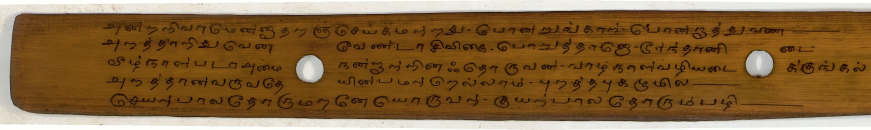
#> input picture image8c.png, 1741 x 259 px (shown at 1/2 size); its folder holds only this picture in this run
$ python -i app.py   (imports and definitions only)
#> lines starting #> are read from the running program, lines starting #| are printed output that depends on the picture; after the words box and inside, x2 and y2 are one past the last pixel; in counts of white or black regions, pixels touching at a corner belong together
#!/usr/bin/env python3
"""
Simple CLI runner for the line/character segmentation pipeline.
Saves intermediate and final outputs to the `outputs/` directory.
"""
import os
import argparse
import cv2
import numpy as np
import matplotlib.pyplot as plt
import tempfile
import io
import zipfile


def ensure_out(dirpath):
    if not os.path.exists(dirpath):
        os.makedirs(dirpath, exist_ok=True)


def save_gray(img, path):
    cv2.imwrite(path, img)


def save_color(img, path):
    cv2.imwrite(path, cv2.cvtColor(img, cv2.COLOR_RGB2BGR) if img.ndim == 3 else img)


def plot_and_save_projection(proj, path, title="Projection"):
    plt.figure(figsize=(10, 4))
    plt.plot(proj)
    plt.title(title)
    plt.xlabel('Index')
    plt.ylabel('Sum')
    plt.grid(True)
    plt.tight_layout()
    plt.savefig(path)
    plt.close()


def process_image(input_path, outdir='outputs'):
    """Process an image path and save outputs into outdir.

    Returns a dict of produced file paths.
    """
#> called with input_path = 'image8c.png', outdir = 'outputs'
    ensure_out(outdir)

    img = cv2.imread(input_path)
#> img is the input picture: shape (259, 1741, 3); mean B, G, R 59.6, 100.3, 132.8
    if img is None:
        raise RuntimeError(f'Failed to read image: {input_path}')

    gray = cv2.cvtColor(img, cv2.COLOR_BGR2GRAY) if img.ndim == 3 else img
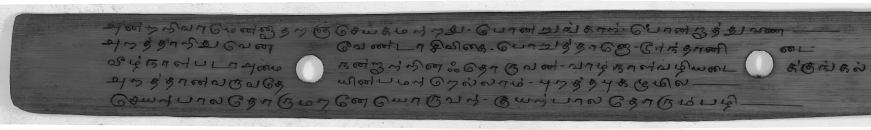
#> gray: shape (259, 1741) (shown at 1/2 size); min 6, max 255, mean 105.4

    results = {}

    # 1. Canny
    imgcanny = cv2.Canny(gray, 150, 200)
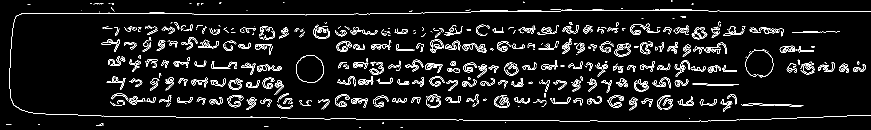
#> imgcanny: shape (259, 1741) (shown at 1/2 size); 5.9% white in thin lines or dots
    results['canny'] = os.path.join(outdir, 'canny.png')
    save_gray(imgcanny, results['canny'])

    # 2. Dilate
    kernel = np.ones((1, 2), np.uint8)
    imgdilate = cv2.dilate(imgcanny, kernel, iterations=2)
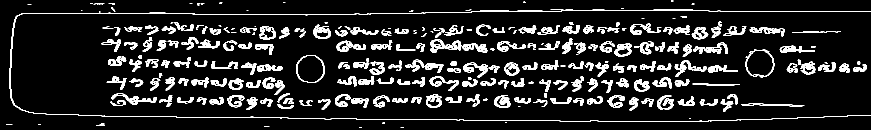
#> imgdilate: shape (259, 1741) (shown at 1/2 size); 10.9% white; 301 white regions (67 under 20 px)
    results['dilate'] = os.path.join(outdir, 'dilate.png')
    save_gray(imgdilate, results['dilate'])

    # 3. Threshold to binary
    _, imgbin = cv2.threshold(imgdilate, 127, 255, cv2.THRESH_BINARY)
    results['binary'] = os.path.join(outdir, 'binary.png')
    save_gray(imgbin, results['binary'])

    # 4. Contour filtering
    img_for_contours = imgbin.copy()
    contours_info = cv2.findContours(img_for_contours, cv2.RETR_EXTERNAL, cv2.CHAIN_APPROX_SIMPLE)
#> contours_info = 301 contours, 98 with area under 20; largest, box (x1, y1, x2, y2) and area: (592, 110, 650, 166) 2512, (1491, 99, 1549, 155) 2462, (860, 79, 923, 106) 816, (1229, 87, 1263, 113) 647, (19, 20, 1741, 244) 635
    contours = contours_info[0] if len(contours_info) == 2 else contours_info[1]
#> contours has the same summary as contours_info
    cleaned_contour_image = np.zeros_like(imgbin)

    min_area = 1
    max_area = 5000
    min_width = 1
    max_width = 50
    min_height = 1
    max_height = 95

    filtered_contours = []
    for contour in contours:
        area = cv2.contourArea(contour)
        x, y, w, h = cv2.boundingRect(contour)
        if (min_area < area < max_area) and (min_width < w < max_width) and (min_height < h < max_height):
            filtered_contours.append(contour)
#> this loop made 301 passes
#> (area, x, y, w, h) on passes 12 to 14: (107.5, 555, 208, 33, 10), (282.5, 1483, 207, 126, 6), (20, 1083, 205, 12, 9)
#> after the loop, filtered_contours = 255 contours, 68 with area under 20; largest, box (x1, y1, x2, y2) and area: (1229, 87, 1263, 113) 647, (852, 188, 884, 215) 614, (988, 191, 1021, 216) 590, (1009, 125, 1039, 151) 549, (1268, 158, 1299, 184) 529

    cv2.drawContours(cleaned_contour_image, filtered_contours, -1, 255, thickness=2)
#> cleaned_contour_image: shape (259, 1741); 12.7% white; 190 white regions (2 under 20 px), largest, box (x1, y1, x2, y2) and area: (926, 124, 1000, 156) 951, (705, 116, 771, 150) 916, (1386, 84, 1457, 109) 909
    results['cleaned_contours'] = os.path.join(outdir, 'cleaned_contours.png')
    save_gray(cleaned_contour_image, results['cleaned_contours'])

    # 5. Close small gaps horizontally
    LINE_CLOSING_KERNEL_WIDTH = 50
    temp_opening_kernel = np.ones((1, LINE_CLOSING_KERNEL_WIDTH), np.uint8)
    temp_cleaned_image_for_projection = cv2.morphologyEx(cleaned_contour_image, cv2.MORPH_CLOSE, temp_opening_kernel)
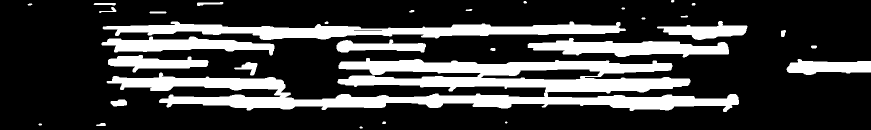
#> temp_cleaned_image_for_projection: shape (259, 1741) (shown at 1/2 size); 24% white; 32 white regions (1 under 20 px), largest, box (x1, y1, x2, y2) and area: (213, 116, 1478, 224) 58120, (205, 43, 1252, 80) 18435, (1055, 76, 1458, 115) 8893
    results['closed'] = os.path.join(outdir, 'closed.png')
    save_gray(temp_cleaned_image_for_projection, results['closed'])

    # 6. Horizontal projection
    horizontal_projection = np.sum(temp_cleaned_image_for_projection, axis=1)
#> horizontal_projection = 259 values, max 308550 at index 57, min 0 at index 12, mean 106699.3
    results['horizontal_projection'] = os.path.join(outdir, 'horizontal_projection.png')
    plot_and_save_projection(horizontal_projection, results['horizontal_projection'], title='Horizontal Projection')
#> in plot_and_save_projection, `plt.savefig(path)`:
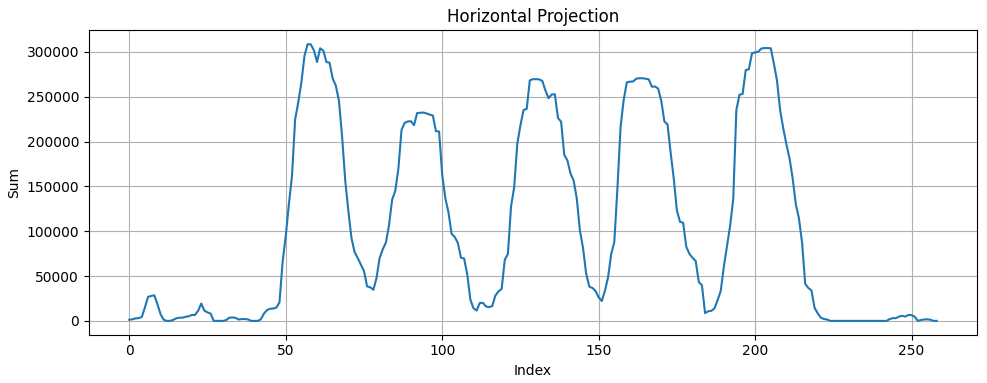
#> figure drawn by matplotlib, 1 panel; curve peaks at x = 57, y = 308550

    # 7. Line segmentation
    LINE_SEGMENTATION_THRESHOLD_MULTIPLIER = 1.1
    non_zero = horizontal_projection[horizontal_projection > 0]
#> non_zero = 228 values, max 308550 at index 48, min 1020 at index 12, mean 121206.6
    if non_zero.size > 0:
        threshold_projection = np.mean(non_zero) * LINE_SEGMENTATION_THRESHOLD_MULTIPLIER
#> threshold_projection = 133327.3
    else:
        threshold_projection = 0

    line_starts, line_ends = [], []
    is_in_line = False
    for i, value in enumerate(horizontal_projection):
        if value > threshold_projection and not is_in_line:
            line_starts.append(i)
            is_in_line = True
        elif value <= threshold_projection and is_in_line:
            line_ends.append(i - 1)
            is_in_line = False
#> this loop made 259 passes
#> (value, is_in_line) on pass 53: (161670, True)
#> after the loop, is_in_line = False; line_ends = [69, 101, 143, 174, 212]; line_starts = [52, 84, 123, 156, 193]
    if is_in_line:
        line_ends.append(len(horizontal_projection) - 1)

    results['lines'] = []
    separated_lines = []
    separated_lines_original = []
    for i in range(len(line_starts)):
        s = line_starts[i]
        e = line_ends[i]
        line_img = cleaned_contour_image[s:e+1, :]
        separated_lines.append(line_img)
        line_img_orig = img[s:e+1, :]
        separated_lines_original.append(line_img_orig)
        # save per-line
        p_bin = os.path.join(outdir, f'line_{i+1:02d}_bin.png')
        p_orig = os.path.join(outdir, f'line_{i+1:02d}_orig.png')
        save_gray(line_img, p_bin)
        cv2.imwrite(p_orig, line_img_orig)
        results['lines'].append({'bin': p_bin, 'orig': p_orig, 'start': s, 'end': e})
#> this loop made 5 passes
#> (s, e) on passes 1 to 5: (52, 69), (84, 101), (123, 143), (156, 174), (193, 212)
#> after the loop, separated_lines = 5 items; separated_lines_original = 5 items

    # 8. Character/word segmentation and display assembly
    MIN_SEGMENT_WIDTH = 5
    CHAR_SEGMENTATION_THRESHOLD_MULTIPLIER = 0.05

    display_segments = []
    display_segments_original = []

    for line_idx, line_img in enumerate(separated_lines):
        if line_img.size == 0 or line_img.shape[1] == 0:
            continue
        vertical_projection = np.sum(line_img, axis=0)
        nz = vertical_projection[vertical_projection > 0]
        if nz.size > 0:
            threshold_for_segmentation = np.mean(nz) * CHAR_SEGMENTATION_THRESHOLD_MULTIPLIER
        else:
            threshold_for_segmentation = 0

        segments = []
        is_seg = False
        start_col = 0
        for col_idx, val in enumerate(vertical_projection):
            if val > threshold_for_segmentation and not is_seg:
                start_col = col_idx
                is_seg = True
            elif val <= threshold_for_segmentation and is_seg:
                end_col = col_idx - 1
                if (end_col - start_col + 1) >= MIN_SEGMENT_WIDTH:
                    seg = line_img[:, start_col:end_col+1]
                    segments.append(seg)
                is_seg = False
        if is_seg:
            end_col = len(vertical_projection) - 1
            if (end_col - start_col + 1) >= MIN_SEGMENT_WIDTH:
                segments.append(line_img[:, start_col:end_col+1])

        if segments:
            sep_w = 10
            separator = np.full((line_img.shape[0], sep_w), 255, dtype=np.uint8)
            combined = []
            for j, seg in enumerate(segments):
                combined.append(seg)
                if j < len(segments) - 1:
                    combined.append(separator)
            display_segments.append(np.concatenate(combined, axis=1))

        # original color segments
        orig_line = separated_lines_original[line_idx]
        if segments and orig_line.size != 0:
            combined_color = []
            sep_color = np.full((orig_line.shape[0], sep_w, 3), 255, dtype=np.uint8)
            col_offset = 0
            for j, seg in enumerate(segments):
                ec = seg.shape[1]
                color_seg = orig_line[:, col_offset:col_offset+ec]
                combined_color.append(color_seg)
                if j < len(segments) - 1:
                    combined_color.append(sep_color)
                col_offset += ec
            try:
                display_segments_original.append(np.concatenate(combined_color, axis=1))
            except Exception:
                pass
#> this loop made 5 passes
#> threshold_for_segmentation on passes 1 to 5: 120.8, 115.5, 126.3, 117.8, 123
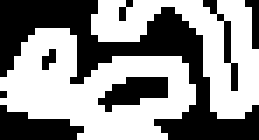
#> seg: shape (20, 37) (shown 7 times larger); 56.4% white; 8 black regions (5 under 20 px), largest, box (x1, y1, x2, y2) and area: (0, 0, 37, 20) 225, (0, 15, 12, 20) 38, (14, 11, 24, 16) 30
#> after the loop, display_segments = 5 items; display_segments_original = 5 items

    if display_segments:
        max_w = max(img.shape[1] for img in display_segments)
#> max_w = 1403
        final_imgs = []
        line_sep = np.full((20, max_w), 255, dtype=np.uint8)
        for i, img_disp in enumerate(display_segments):
            if img_disp.shape[1] < max_w:
                pad = np.full((img_disp.shape[0], max_w - img_disp.shape[1]), 255, dtype=np.uint8)
                img_disp = np.concatenate((img_disp, pad), axis=1)
            final_imgs.append(img_disp)
            if i < len(display_segments) - 1:
                final_imgs.append(line_sep)
#> this loop made 5 passes
#> pad: shape (20, 37); every value is 255
#> after the loop, final_imgs = 9 items
        combined_all_segments_image = np.concatenate(final_imgs, axis=0)
#> combined_all_segments_image: shape (176, 1403); 80.7% white; 915 black regions (496 under 20 px), largest, box (x1, y1, x2, y2) and area: (533, 38, 592, 56) 532, (136, 0, 202, 18) 499, (1021, 38, 1075, 52) 456
        results['combined_segments'] = os.path.join(outdir, 'combined_segments.png')
        save_gray(combined_all_segments_image, results['combined_segments'])
    else:
        results['combined_segments'] = None

    if display_segments_original:
        max_w = max(img.shape[1] for img in display_segments_original)
        final_imgs = []
        line_sep_color = np.full((20, max_w, 3), 255, dtype=np.uint8)
        for i, img_disp in enumerate(display_segments_original):
            if img_disp.shape[1] < max_w:
                pad = np.full((img_disp.shape[0], max_w - img_disp.shape[1], 3), 255, dtype=np.uint8)
                img_disp = np.concatenate((img_disp, pad), axis=1)
            final_imgs.append(img_disp)
            if i < len(display_segments_original) - 1:
                final_imgs.append(line_sep_color)
#> pad: shape (20, 37, 3); every value is 255
        combined_all_segments_image_original = np.concatenate(final_imgs, axis=0)
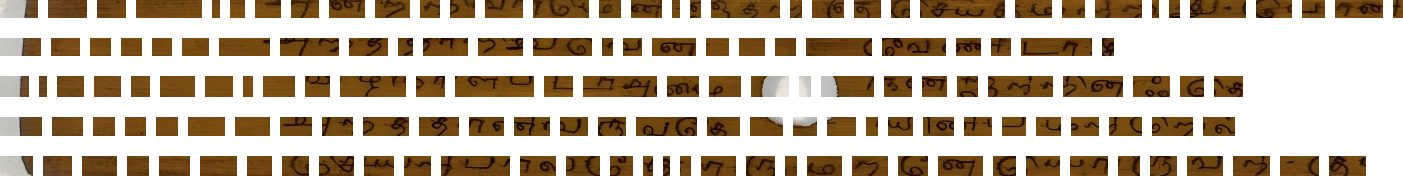
#> combined_all_segments_image_original: shape (176, 1403, 3); mean of channels 0, 1, 2 166.4, 183.4, 197.6; drawn as B, G, R
        results['combined_segments_original'] = os.path.join(outdir, 'combined_segments_original.png')
        cv2.imwrite(results['combined_segments_original'], combined_all_segments_image_original)
    else:
        results['combined_segments_original'] = None

    return results


# [87 lines left out: functions main, _streamlit_app, not called in this run]


# [7 lines not run here, left out]

>>> result = process_image('image8c.png')
#> result = 9 items
